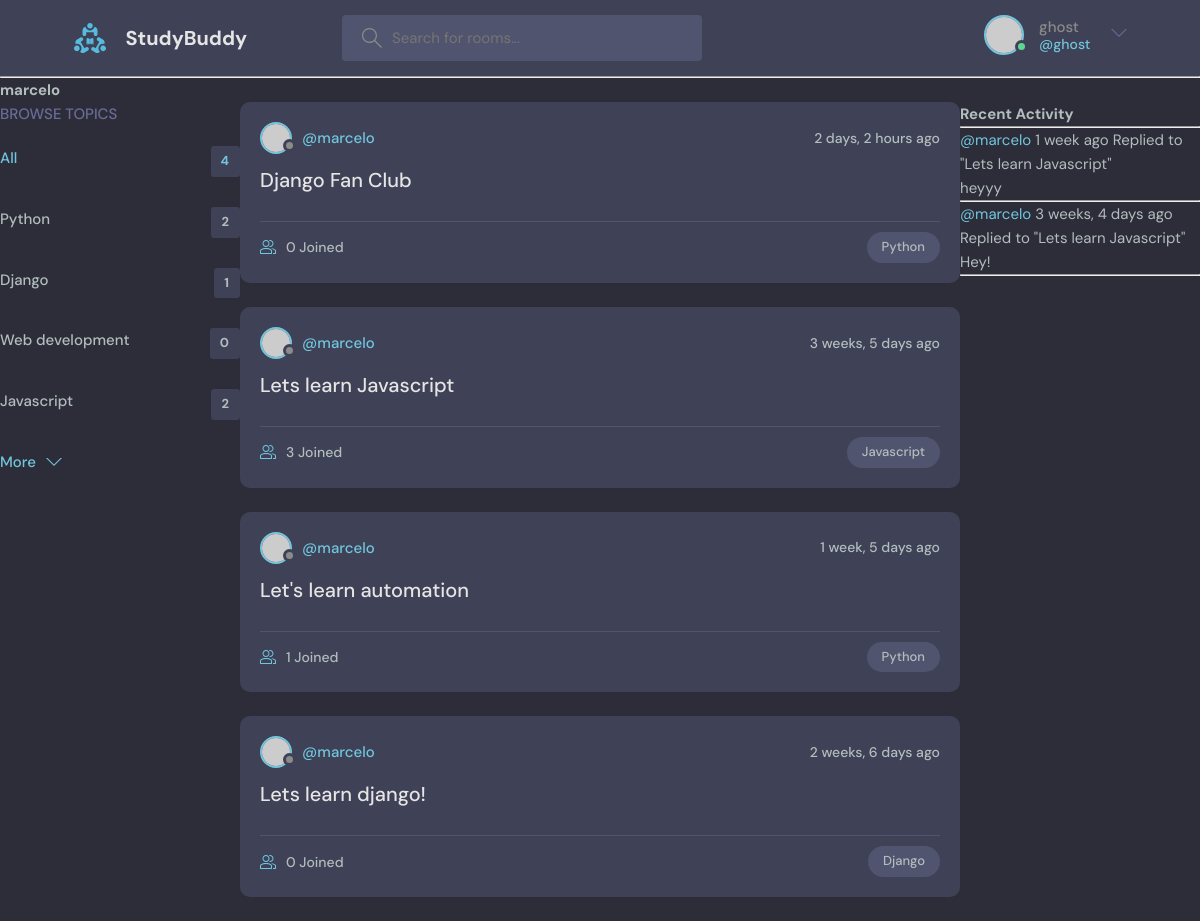
The page /profile/1/ (signed in) on the database its author committed.
### base/models.py (models this page shows, shortened)
class Topic(models.Model):
    name = models.CharField(max_length=200)

class Room(models.Model):
    host = models.ForeignKey(User, on_delete=models.SET_NULL, null=True)
    topic = models.ForeignKey(Topic, on_delete=models.SET_NULL, null=True)
    name = models.CharField(max_length=200)
    description = models.TextField(null=True, blank=True)
    participants = models.ManyToManyField(
        User, related_name='participants', blank=True
    )
    updated = models.DateTimeField(auto_now=True)
    created = models.DateTimeField(auto_now_add=True)
    class Meta:
        ordering = ['-updated', '-created']
    def __str__(self):
        return self.name

class Message(models.Model):
    user = models.ForeignKey(User, on_delete=models.CASCADE)
    room = models.ForeignKey(Room, on_delete=models.CASCADE)
    body = models.TextField()
    updated = models.DateTimeField(auto_now=True)
    created = models.DateTimeField(auto_now_add=True)
    class Meta:
        ordering = ['-updated', '-created']
    def __str__(self):
        return self.body[0:50]

### base/views.py (the view)
# urls.py: path('profile/<str:pk>/', views.user_profile, name="user-profile"),
def user_profile(request, pk):
    user = User.objects.get(id=pk)
    rooms = user.room_set.all()
    room_messages = user.message_set.all()
    topics = Topic.objects.all()
    context = {'user': user, 'rooms': rooms, 'room_messages': room_messages, 'topics': topics}
    return render(request, 'base/profile.html', context)

### base/templates/base/profile.html (shortened to what this page needs)
{% extends 'main.html' %}
{% block content %}
    <h1>{{user.username}}</h1>
    <div class="profile-container">
        <div>
            {% include 'base/topics_component.html'%}
        </div>
        <div>
            {% include 'base/feed_component.html'%}
        </div>
        <div>
            {% include 'base/activity_component.html'%}
        </div>
    </div>
{% endblock content %}

### templates/navbar.html (shortened to what this page needs)
    {% load static %}
    <header class="header header--loggedIn">
      <div class="container">
        <a href="{% url 'home' %}" class="header__logo">
          <img src="{% static 'images/logo.svg' %}" />
          <h1>StudyBuddy</h1>
        </a>
        <form class="header__search" method="GET" action="{% url 'home' %}">
          <label>
            <input name="q" placeholder="Search for rooms..." />
          </label>
        </form>
        <nav class="header__menu">
        {% if request.user.is_authenticated %}
          <div class="header__user">
            <a href="profile.html">
              <div class="avatar avatar--medium active">
                <img src="https://randomuser.me/api/portraits/men/37.jpg" />
              </div>
              <p>{{request.user.username}}<span>@{{request.user}}</span></p>
            </a>
            <button class="dropdown-button">
              <svg version="1.1" xmlns="http://www.w3.org/2000/svg" width="32" height="32" viewBox="0 0 32 32">
                <title>chevron-down</title>
                <path d="M16 21l-13-13h-3l16 16 16-16h-3l-13 13z"></path>
              </svg>
            </button>
          </div>
          {% else %}
          <a href="{% url 'login' %}">
            <img src="{% static 'images/avatar.svg' %}" />
            <p>Login</p>
          </a>
          {% endif %}
        </nav>
      </div>
    </header>
<hr>

### base/templates/base/topics_component.html
<div class="topics">
          <div class="topics__header">
            <h2>Browse Topics</h2>
          </div>
          <ul class="topics__list">
            <li>
              <a href="{% url 'home' %}" class="active">All <span>{{topics.count}}</span></a>
            </li>
			{% for topic in topics %}
				<li>
					<a href="{% url 'home' %}?q={{topic.name}}">{{topic.name}}<span>{{topic.room_set.all.count}}</span></a>
				</li>
			{% endfor %}
          </ul>
          <a class="btn btn--link" href="topics.html">
            More
            <svg version="1.1" xmlns="http://www.w3.org/2000/svg" width="32" height="32" viewBox="0 0 32 32">
              <title>chevron-down</title>
              <path d="M16 21l-13-13h-3l16 16 16-16h-3l-13 13z"></path>
            </svg>
          </a>
        </div>

### base/templates/base/feed_component.html (shortened to what this page needs)
{% for room in rooms %}
<div class="roomListRoom">
            <div class="roomListRoom__header">
              <a href="{% url 'user-profile' room.host.id %}" class="roomListRoom__author">
                <div class="avatar avatar--small">
                  <img src="https://randomuser.me/api/portraits/women/11.jpg" />
                </div>
                <span>@{{room.host.username}}</span>
              </a>
              <div class="roomListRoom__actions">
                <span>{{room.created|timesince}} ago</span>
              </div>
            </div>
            <div class="roomListRoom__content">
              <a href="{% url 'room' room.id %}">{{room.name}}</a>
            </div>
            <div class="roomListRoom__meta">
              <a href="{% url 'room' room.id %}" class="roomListRoom__joined">
                {{room.participants.all.count}} Joined
              </a>
              <p class="roomListRoom__topic">{{room.topic.name}}</p>
            </div>
</div>
{% endfor %}

### base/templates/base/activity_component.html (shortened to what this page needs)
<h3>Recent Activity</h3>
<hr>
{% for message in room_messages %}
	<div>
		<small><a href="{% url 'user-profile' message.user.id %}">@{{message.user}}</a> {{message.created|timesince}} ago</small>
		<small>Replied to "{{message.room}}"</small>
		<p>{{message}}</p>
		<hr>
	</div>
{% endfor %}

### base/templates/base/profile.html (style rules this page uses)
.profile-container { display: grid; grid-template-columns: 1fr 3fr 1fr; }

### rows shown on the page
Topic: name "Python", room_set.all.count "2"
Topic: name "Django", room_set.all.count "1"
Topic: name "Web development", room_set.all.count "0"
Topic: name "Javascript", room_set.all.count "2"
Room: host.username "marcelo", created "2 days, 2 hours", name "Django Fan Club", participants.all.count "0", topic.name "Python"
Room: host.username "marcelo", created "3 weeks, 5 days", name "Lets learn Javascript", participants.all.count "3", topic.name "Javascript"
Room: host.username "marcelo", created "1 week, 5 days", name "Let's learn automation", participants.all.count "1", topic.name "Python"
Room: host.username "marcelo", created "2 weeks, 6 days", name "Lets learn django!", participants.all.count "0", topic.name "Django"
Message: user "marcelo", created "1 week", room "Lets learn Javascript", body "heyyy"
Message: user "marcelo", created "3 weeks, 4 days", room "Lets learn Javascript", body "Hey!"

### other values the page prints
{{ request.user.username }} "ghost"
{{ request.user }} "ghost"
{{ user.username }} "marcelo"
{{ topics.count }} "4"
